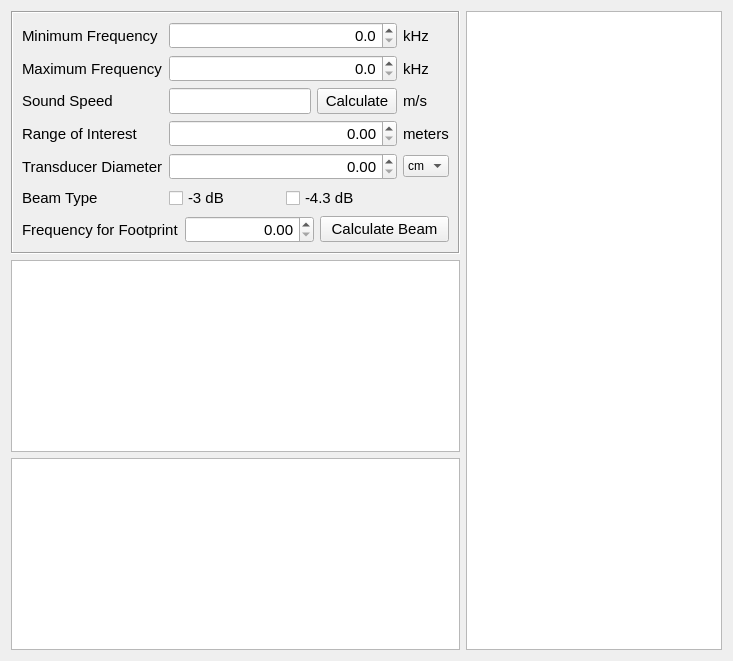
     <widget class="QWidget" name="tab_3">
      <attribute name="title">
       <string>Beamwidth Footprints</string>
      </attribute>
      <layout class="QGridLayout" name="gridLayout_14">
       <item row="0" column="0">
        <widget class="QFrame" name="frame_3">
         <property name="frameShape">
          <enum>QFrame::Box</enum>
         </property>
         <property name="frameShadow">
          <enum>QFrame::Sunken</enum>
         </property>
         <layout class="QGridLayout" name="gridLayout_2">
          <item row="0" column="0" colspan="3">
           <layout class="QGridLayout" name="gridLayout_10">
            <item row="2" column="0" colspan="5">
             <widget class="QLabel" name="label_37">
              <property name="font">
               <font>
                <pointsize>11</pointsize>
               </font>
              </property>
              <property name="text">
               <string>Sound Speed</string>
              </property>
             </widget>
            </item>
            <item row="1" column="0" colspan="5">
             <widget class="QLabel" name="label_36">
              <property name="font">
               <font>
                <pointsize>11</pointsize>
               </font>
              </property>
              <property name="text">
               <string>Maximum Frequency</string>
              </property>
             </widget>
            </item>
            <item row="3" column="8" colspan="2">
             <widget class="QLabel" name="label_42">
              <property name="font">
               <font>
                <pointsize>11</pointsize>
               </font>
              </property>
              <property name="text">
               <string>meters</string>
              </property>
             </widget>
            </item>
            <item row="1" column="5" colspan="3">
             <widget class="QDoubleSpinBox" name="maxFreqBeam">
              <property name="font">
               <font>
                <pointsize>11</pointsize>
               </font>
              </property>
              <property name="alignment">
               <set>Qt::AlignRight|Qt::AlignTrailing|Qt::AlignVCenter</set>
              </property>
              <property name="decimals">
               <number>1</number>
              </property>
              <property name="maximum">
               <double>800.000000000000000</double>
              </property>
             </widget>
            </item>
            <item row="3" column="0" colspan="5">
             <widget class="QLabel" name="label_38">
              <property name="font">
               <font>
                <pointsize>11</pointsize>
               </font>
              </property>
              <property name="text">
               <string>Range of Interest</string>
              </property>
             </widget>
            </item>
            <item row="4" column="5" colspan="3">
             <widget class="QDoubleSpinBox" name="xducerSizeBeam">
              <property name="font">
               <font>
                <pointsize>11</pointsize>
               </font>
              </property>
              <property name="alignment">
               <set>Qt::AlignRight|Qt::AlignTrailing|Qt::AlignVCenter</set>
              </property>
              <property name="maximum">
               <double>10000.000000000000000</double>
              </property>
             </widget>
            </item>
            <item row="4" column="0" colspan="5">
             <widget class="QLabel" name="label_39">
              <property name="font">
               <font>
                <pointsize>11</pointsize>
               </font>
              </property>
              <property name="text">
               <string>Transducer Diameter</string>
              </property>
             </widget>
            </item>
            <item row="4" column="8" colspan="2">
             <widget class="QComboBox" name="xducerSizeUnitBeam">
              <item>
               <property name="text">
                <string>cm</string>
               </property>
              </item>
              <item>
               <property name="text">
                <string>in</string>
               </property>
              </item>
             </widget>
            </item>
            <item row="5" column="0" colspan="5">
             <widget class="QLabel" name="label_40">
              <property name="font">
               <font>
                <pointsize>11</pointsize>
               </font>
              </property>
              <property name="text">
               <string>Beam Type</string>
              </property>
             </widget>
            </item>
            <item row="0" column="0" colspan="5">
             <widget class="QLabel" name="label_35">
              <property name="font">
               <font>
                <pointsize>11</pointsize>
               </font>
              </property>
              <property name="text">
               <string>Minimum Frequency</string>
              </property>
             </widget>
            </item>
            <item row="0" column="5" colspan="3">
             <widget class="QDoubleSpinBox" name="minFreqBeam">
              <property name="font">
               <font>
                <pointsize>11</pointsize>
               </font>
              </property>
              <property name="alignment">
               <set>Qt::AlignRight|Qt::AlignTrailing|Qt::AlignVCenter</set>
              </property>
              <property name="decimals">
               <number>1</number>
              </property>
              <property name="maximum">
               <double>800.000000000000000</double>
              </property>
             </widget>
            </item>
            <item row="3" column="5" colspan="3">
             <widget class="QDoubleSpinBox" name="targetRangeBeam">
              <property name="font">
               <font>
                <pointsize>11</pointsize>
               </font>
              </property>
              <property name="alignment">
               <set>Qt::AlignRight|Qt::AlignTrailing|Qt::AlignVCenter</set>
              </property>
              <property name="maximum">
               <double>10000.000000000000000</double>
              </property>
             </widget>
            </item>
            <item row="2" column="5" colspan="2">
             <widget class="QLineEdit" name="soundSpeedBeam">
              <property name="font">
               <font>
                <pointsize>11</pointsize>
               </font>
              </property>
             </widget>
            </item>
            <item row="2" column="7">
             <widget class="QPushButton" name="soundSpeedButtonBeam">
              <property name="font">
               <font>
                <pointsize>11</pointsize>
               </font>
              </property>
              <property name="text">
               <string>Calculate</string>
              </property>
             </widget>
            </item>
            <item row="2" column="8" colspan="2">
             <widget class="QLabel" name="label_41">
              <property name="font">
               <font>
                <pointsize>11</pointsize>
               </font>
              </property>
              <property name="text">
               <string>m/s</string>
              </property>
             </widget>
            </item>
            <item row="1" column="8" colspan="2">
             <widget class="QLabel" name="label_44">
              <property name="font">
               <font>
                <pointsize>11</pointsize>
               </font>
              </property>
              <property name="text">
               <string>kHz</string>
              </property>
             </widget>
            </item>
            <item row="0" column="8" colspan="2">
             <widget class="QLabel" name="label_43">
              <property name="font">
               <font>
                <pointsize>11</pointsize>
               </font>
              </property>
              <property name="text">
               <string>kHz</string>
              </property>
             </widget>
            </item>
            <item row="5" column="5" colspan="3">
             <layout class="QGridLayout" name="gridLayout_9">
              <item row="0" column="1">
               <widget class="QCheckBox" name="beamType43">
                <property name="font">
                 <font>
                  <pointsize>11</pointsize>
                 </font>
                </property>
                <property name="text">
                 <string>-4.3 dB</string>
                </property>
                <property name="autoExclusive">
                 <bool>true</bool>
                </property>
               </widget>
              </item>
              <item row="0" column="0">
               <widget class="QCheckBox" name="beamType3">
                <property name="font">
                 <font>
                  <pointsize>11</pointsize>
                 </font>
                </property>
                <property name="text">
                 <string>-3 dB</string>
                </property>
                <property name="autoExclusive">
                 <bool>true</bool>
                </property>
               </widget>
              </item>
             </layout>
            </item>
           </layout>
          </item>
          <item row="1" column="0">
           <widget class="QLabel" name="label_30">
            <property name="font">
             <font>
              <pointsize>11</pointsize>
             </font>
            </property>
            <property name="text">
             <string>Frequency for Footprint</string>
            </property>
           </widget>
          </item>
          <item row="1" column="1">
           <widget class="QDoubleSpinBox" name="footprintFreq">
            <property name="font">
             <font>
              <pointsize>11</pointsize>
             </font>
            </property>
            <property name="alignment">
             <set>Qt::AlignRight|Qt::AlignTrailing|Qt::AlignVCenter</set>
            </property>
            <property name="maximum">
             <double>1000.000000000000000</double>
            </property>
           </widget>
          </item>
          <item row="1" column="2">
           <widget class="QPushButton" name="beamButton">
            <property name="font">
             <font>
              <pointsize>11</pointsize>
             </font>
            </property>
            <property name="text">
             <string>Calculate Beam</string>
            </property>
           </widget>
          </item>
         </layout>
        </widget>
       </item>
       <item row="1" column="0">
        <widget class="mplwidget" name="beamFootprintFig"/>
       </item>
       <item row="2" column="0">
        <widget class="mplwidget" name="beamFootprintFig_2"/>
       </item>
       <item row="0" column="1" rowspan="3">
        <widget class="mplwidget" name="beamPatternFig"/>
       </item>
      </layout>
     </widget>
